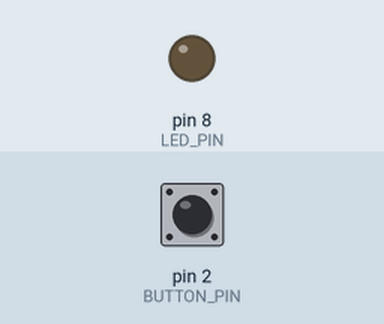
Recording of a sketch running on a simulated Arduino Uno, built with avr-gcc and run on an emulated ATmega328P. Parts: output pins drawn as LEDs (lit = HIGH). The inputs (shaded band) are chosen by the test bench; at power-on: pin 2 (BUTTON_PIN) HIGH.

Above: at 1.2 s.
1.3 s: pin 2 (BUTTON_PIN) pulled LOW for 0.15 s
At 1.37 s:
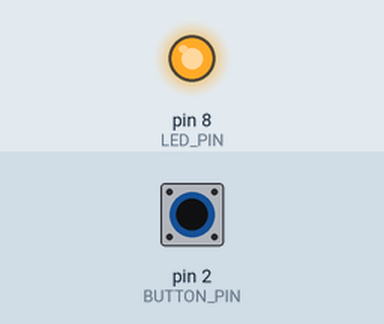
2.9 s: pin 2 (BUTTON_PIN) pulled LOW for 3.2 s
At 6.7 s:
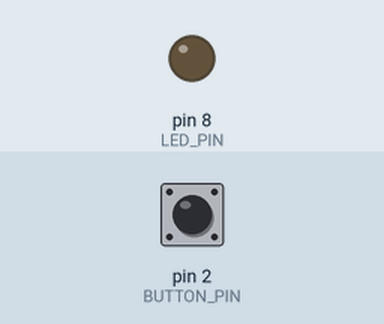
Timing chart, 0 to 8.2 s (numbered marks = the images above; inputs shaded):
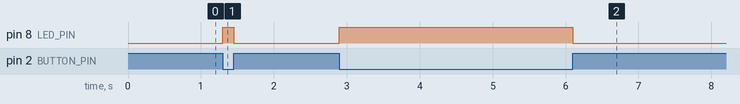

Measured:
- after the input at 1.3 s, pin 8 (LED_PIN): LOW → HIGH at once, → LOW 0.15 s later
- after the input at 2.9 s, pin 8 (LED_PIN): LOW → HIGH at once, → LOW 3.2 s later

The sketch:

P03_Secret_Doorbell_Light.ino
```cpp
// Project 3: Secret Doorbell Light
// The LED lights up only while the button is pressed.

const int BUTTON_PIN = 2;   // button between pin 2 and GND
const int LED_PIN = 8;      // LED (through its resistor) on pin 8

void setup() {
  pinMode(BUTTON_PIN, INPUT_PULLUP);  // HIGH normally, LOW when pressed
  pinMode(LED_PIN, OUTPUT);
}

void loop() {
  if (digitalRead(BUTTON_PIN) == LOW) {   // LOW = pressed
    digitalWrite(LED_PIN, HIGH);
  } else {
    digitalWrite(LED_PIN, LOW);
  }
}
```
